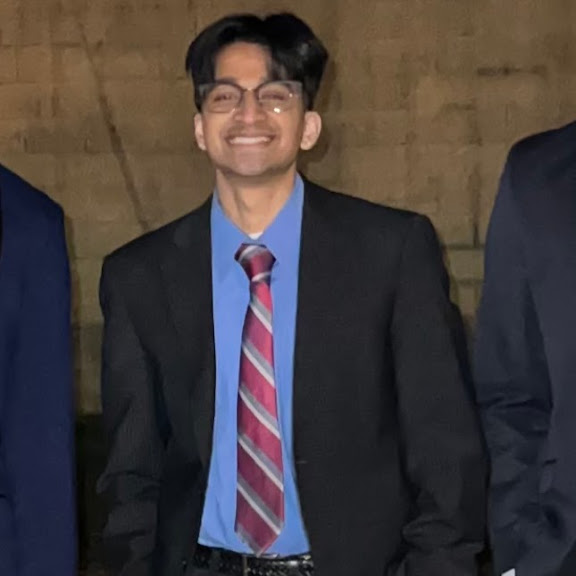
#> input picture uploaded_images/pfpsuit.jpg, 576 x 576 px
$ python -i face_detection.py   (imports and definitions only)
#> lines starting #> are read from the running program, lines starting #| are printed output that depends on the picture; after the words box and inside, x2 and y2 are one past the last pixel; in counts of white or black regions, pixels touching at a corner belong together
import cv2
import os

class FaceDetector:
    def __init__(self):
        self.face_cascade = cv2.CascadeClassifier(cv2.data.haarcascades + 'haarcascade_frontalface_default.xml')
        self.eye_cascade = cv2.CascadeClassifier(cv2.data.haarcascades + 'haarcascade_eye.xml')
        if self.face_cascade.empty() or self.eye_cascade.empty():
            print("Failed to load cascades.")
            raise Exception("Failed to load cascades. Check the path to the XML files.")

    def detect_faces_and_eyes(self, file_path):
#> called with file_path = 'uploaded_images/pfpsuit.jpg'
        image = cv2.imread(file_path)
#> image is the input picture: shape (576, 576, 3); mean B, G, R 60.8, 60.3, 67.6
        if image is None:
            print(f"Failed to read image at {file_path}")
            return False, None

        gray = cv2.cvtColor(image, cv2.COLOR_BGR2GRAY)
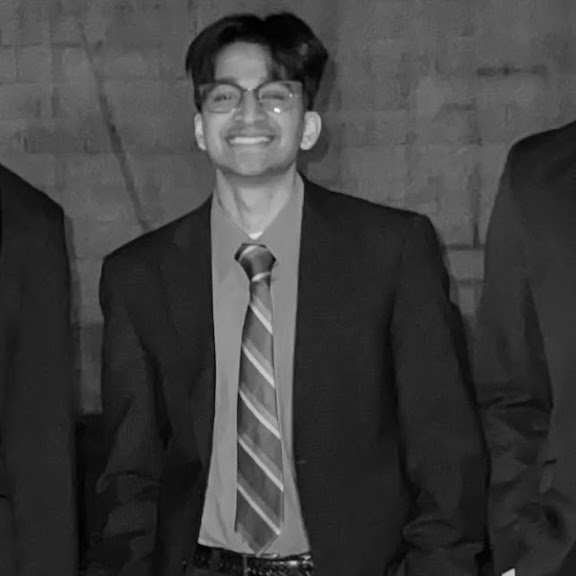
#> gray: shape (576, 576); min 0, max 246, mean 62.5

        faces = self.face_cascade.detectMultiScale(gray, scaleFactor=1.05, minNeighbors=3, minSize=(50, 50))
#> faces = [[222, 185, 56, 56], [188, 47, 125, 125]]
        face_detected = False

        for (x, y, w, h) in faces:
            roi_gray = gray[y:y+h, x:x+w]
            eyes = self.eye_cascade.detectMultiScale(roi_gray, scaleFactor=1.1, minNeighbors=3, minSize=(20, 20))

            if len(eyes) >= 1: #allow detect with one eye visible
                face_detected = True
                cv2.rectangle(image, (x, y), (x+w, y+h), (255, 0, 0), 2)  #face rectangle
#> this loop made 2 passes
#> (x, y, w, h, eyes, face_detected) on pass 2: (188, 47, 125, 125, [[22, 40, 22, 22]], True)
#> pass 1, in detect_faces_and_eyes, `roi_gray = gray[y:y+h, x:x+w]`:
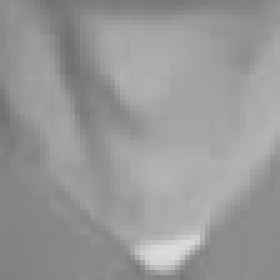
#> roi_gray: shape (56, 56) (shown 5 times larger); min 113, max 220, mean 151.9
#> pass 2, in detect_faces_and_eyes, `roi_gray = gray[y:y+h, x:x+w]`:
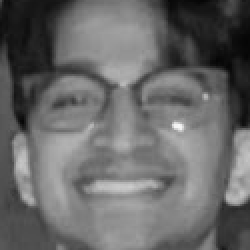
#> roi_gray: shape (125, 125) (shown 2 times larger); min 5, max 246, mean 104.4
#> after the loop:
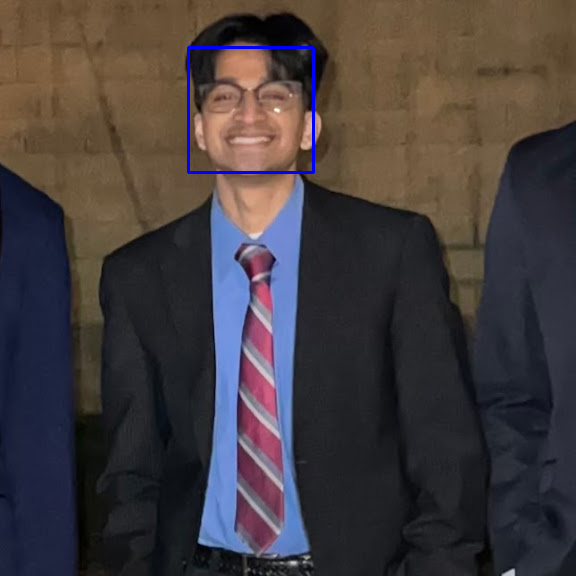
#> image: shape (576, 576, 3); 0.45% of pixels changed, all inside (x1, y1, x2, y2) = (187, 46, 315, 174)

        if face_detected:
            processed_file_path = os.path.join('processed_images', os.path.basename(file_path))
            cv2.imwrite(processed_file_path, image)
            print(f"Faces detected in {file_path}")
            return True, processed_file_path

        print(f"No face detected in {file_path}")
        return False, None

>>> result = FaceDetector().detect_faces_and_eyes('uploaded_images/pfpsuit.jpg')
